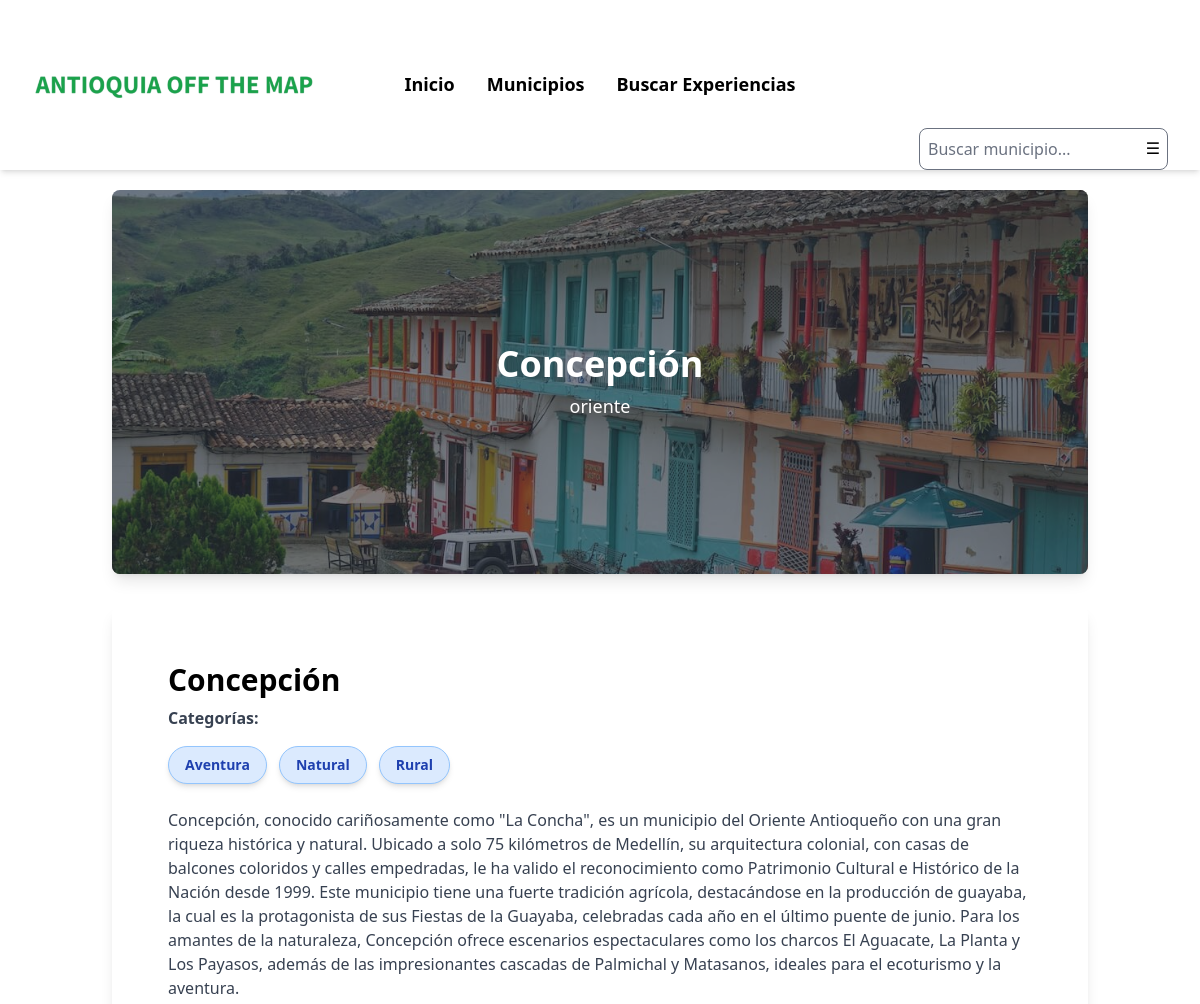
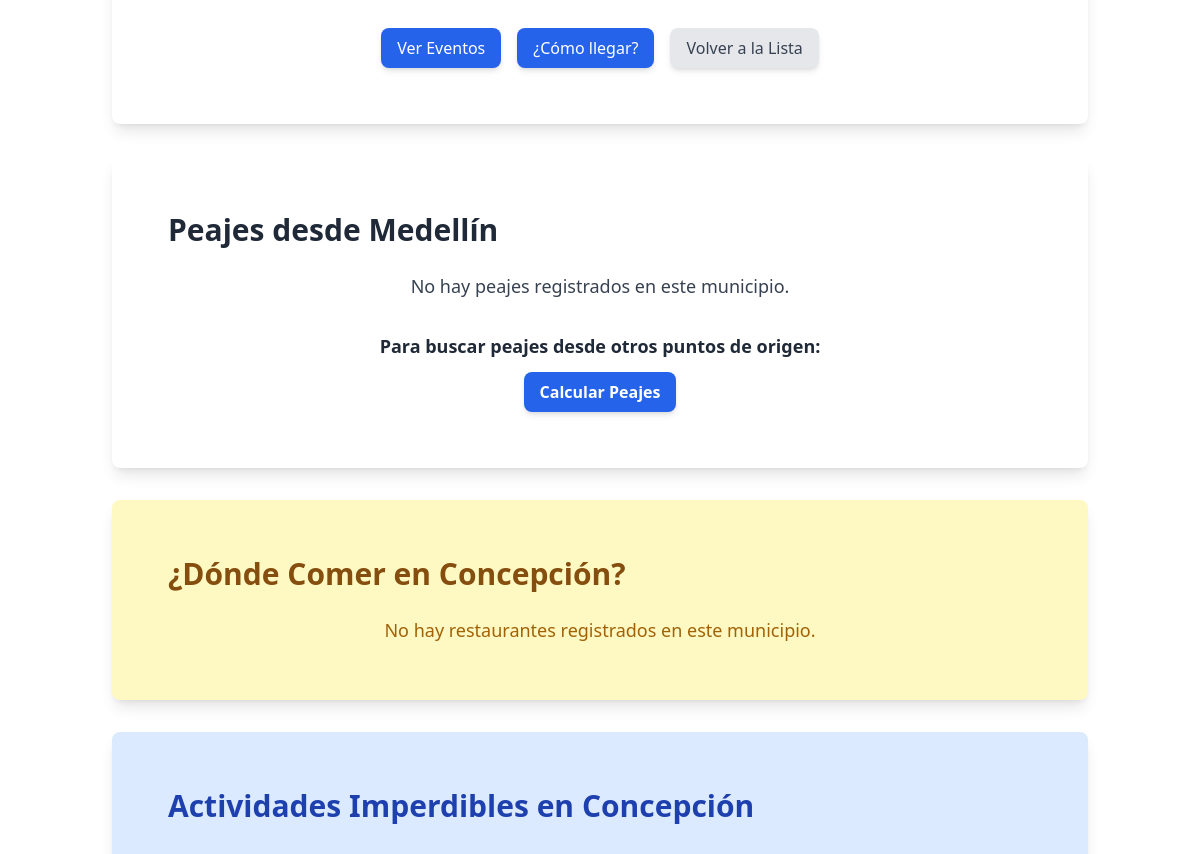
The page /municipalities/4/ (upper part) on the database as committed earlier (2 pictures, top to bottom).
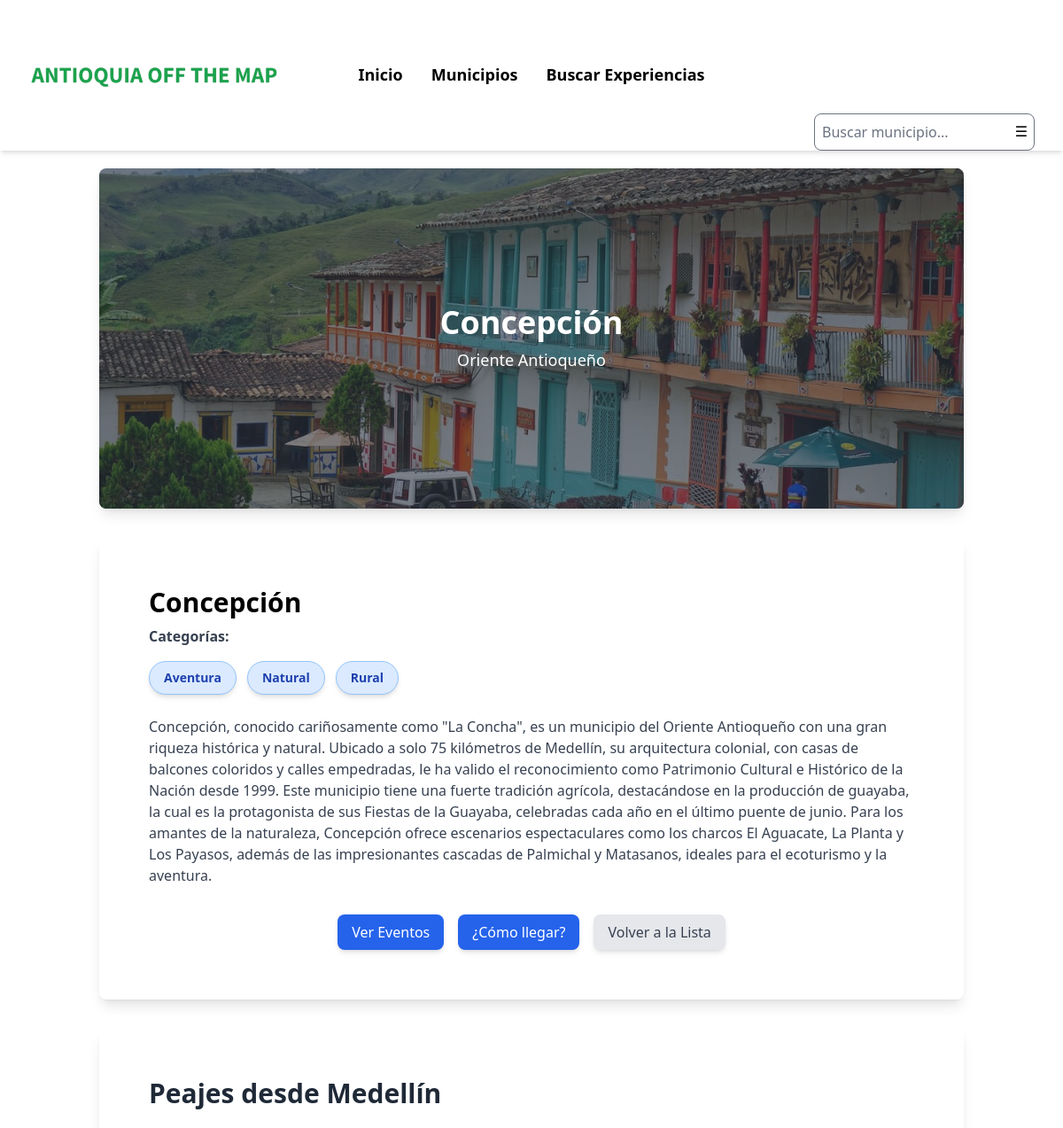
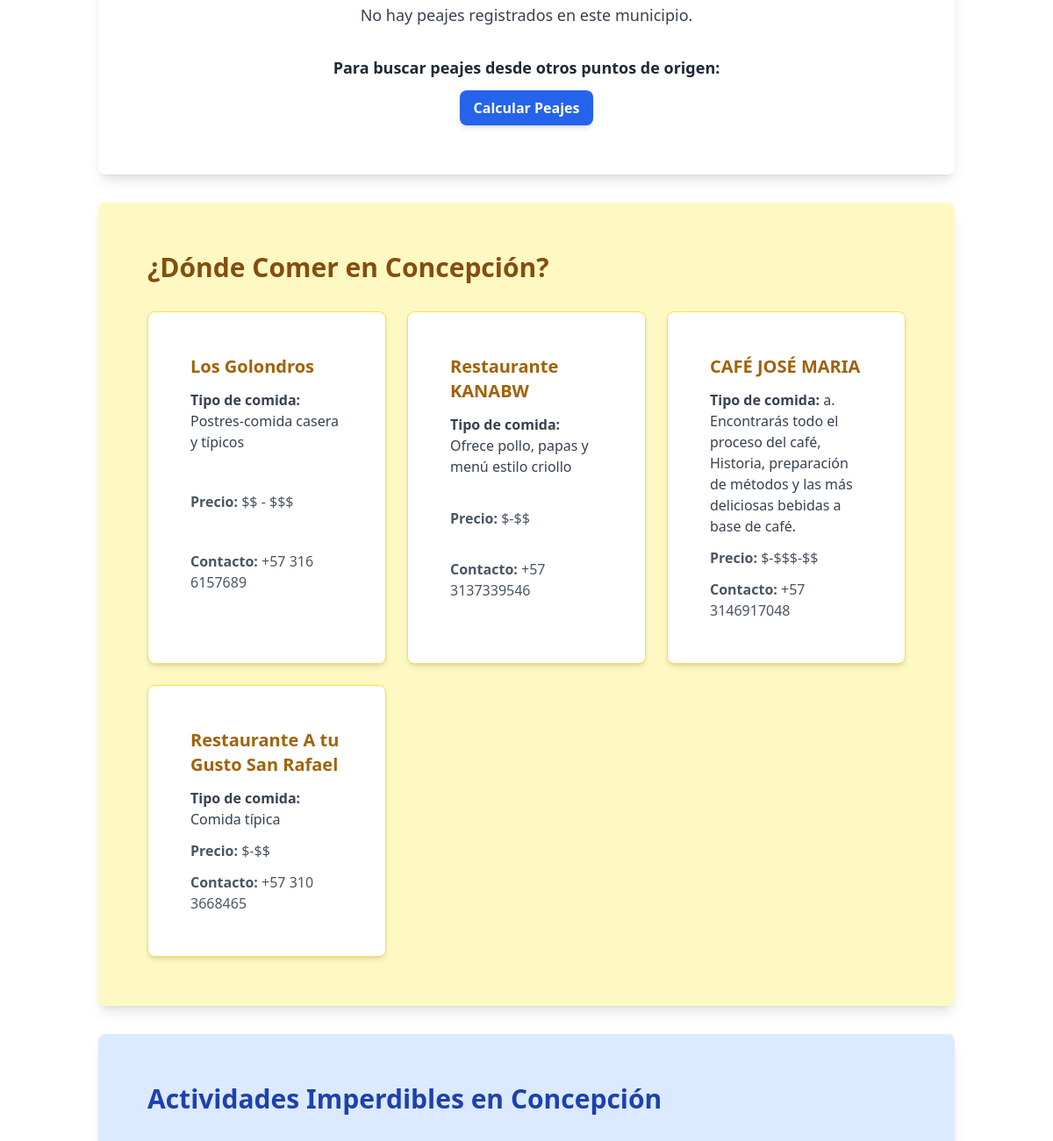
The same page on the database as committed later (2 pictures, top to bottom).
### destination/models.py (models this page shows, shortened)
class Municipality(models.Model):
    LOCATION_CHOICES = [
        ('Valle de Aburrá', 'Valle de Aburrá'),
        ('Oriente Antioqueño', 'Oriente Antioqueño'),
        ('Suroeste Antioqueño', 'Suroeste Antioqueño'),
        ('Occidente Antioqueño', 'Occidente Antioqueño'),
        ('Nordeste Antioqueño', 'Nordeste Antioqueño'),
        ('Norte Antioqueño', 'Norte Antioqueño'),
        ('Magdalena Medio Antioqueño', 'Magdalena Medio Antioqueño'),
        ('Bajo Cauca Antioqueño', 'Bajo Cauca Antioqueño'),
        ('Urabá Antioqueño', 'Urabá Antioqueño'),
    ]
    name = models.CharField(max_length=100, unique=True)
    description = models.TextField()
    categories = models.ManyToManyField(Category, related_name="municipalities")
    location = models.CharField(max_length=50, choices=LOCATION_CHOICES)
    image = models.ImageField(upload_to='destination/municipalities/', null=True, blank=True)

class Category(models.Model):
    name = models.CharField(max_length=50, unique=True)

class Restaurant(models.Model):
    name = models.CharField(max_length=255)
    location = models.CharField(max_length=255)
    price_range = models.CharField(max_length=255)
    cuisine_type = models.CharField(max_length=255)
    contact_info = models.CharField(max_length=255)
    municipality = models.ForeignKey(Municipality, on_delete=models.CASCADE, related_name='restaurants')

### destination/views.py (the view)
# urls.py: path('municipalities/<int:municipality_id>/', views.municipality_detail, name='municipality_detail'),
def municipality_detail(request, municipality_id):
    municipality = get_object_or_404(Municipality, id=municipality_id)
    accommodations = municipality.accommodations.all()
    restaurants = municipality.restaurants.all()
    activities = municipality.activities.all()
    toll = municipality.tolls.all() # FR18 Toll cost information
    return render(request, 'municipality_detail.html', {
        'municipality': municipality,
        'accommodations': accommodations,
        'restaurants': restaurants,
        'activities': activities,
        'toll': toll,
        "google_maps_api_key": settings.GOOGLE_MAPS_API_KEY # FR  Interactiv maps with routes
    })

### destination/context_processors.py (called while the page is built)
def common_data(request):
    categories = Category.objects.all()
    locations = Municipality.objects.values_list('location', flat=True).distinct()
    return {
        'categories': categories,
        'locations': locations,
    }

### destination/templates/municipality_detail.html (shortened to what the changed rows need)
{% extends 'base.html'%}
{% block content %}
<div class="max-w-5xl mx-auto px-6 py-5">
    <div class="hero h-96 rounded-lg shadow-lg overflow-hidden" style="background-image: url('{{ municipality.image.url }}');">
        <div class="hero-overlay bg-opacity-60"></div>
        <div class="hero-content text-center text-white">
            <div>
                <h1 class="text-4xl font-bold">{{ municipality.name }}</h1>
                <p class="mt-2 text-lg">{{ municipality.location }}</p>
            </div>
        </div>
    </div>
        <div class="card bg-white shadow-lg rounded-lg mt-8 p-6">
            <div class="card-body">
                <h2 class="card-title text-3xl font-bold">{{ municipality.name }}</h2>
                <h2 class="font-semibold text-gray-700">Categorías:</h2>
                <div class="flex flex-wrap gap-3 mt-2">
                    {% if municipality.categories.all %}
                        {% for cat in municipality.categories.all %}
                            <span class="inline-block rounded-full bg-blue-100 text-blue-800 px-4 py-2 text-sm font-semibold border border-blue-300 shadow-md">
                                {{ cat.name }}
                            </span>
                        {% endfor %}
                    {% else %}
                        <span class="text-gray-500">No hay categorías asignadas</span>
                    {% endif %}
                </div>
                <p class="text-gray-700 mt-4">{{ municipality.description }}</p>
                <div class="mt-6 flex space-x-4 justify-center">
                    <a href="{% url 'municipality_events' municipality.id %}" class="bg-blue-600 text-white px-4 py-2 rounded-lg shadow-md hover:bg-blue-700">Ver Eventos</a>
                    <button onclick="toggleMap()" class="bg-blue-600 text-white px-4 py-2 rounded-lg shadow-md hover:bg-blue-700">¿Cómo llegar?</button>
                    <a href="{% url 'municipality_name_list' %}" class="bg-gray-200 text-gray-700 px-4 py-2 rounded-lg shadow-md hover:bg-gray-300">Volver a la Lista</a>
                </div>
            </div>
        </div>
        <div class="card bg-white-100 shadow-lg rounded-lg mt-8 p-6">
            <div class="card-body">
                <h2 class="card-title text-3xl font-bold text-gray-800">Peajes desde Medellín</h2>
            </div>
        </div>
        <div class="card bg-yellow-100 shadow-lg rounded-lg mt-8 p-6">
            <div class="card-body">
                <h2 class="card-title text-3xl font-bold text-yellow-800">¿Dónde Comer en {{ municipality.name }}?</h2>
                {% if restaurants %}
                    <div class="grid grid-cols-1 sm:grid-cols-2 md:grid-cols-3 gap-6 mt-6">
                        {% for restaurant in restaurants %}
                            <div class="card bg-white shadow-md rounded-lg p-4 border border-yellow-300">
                                <div class="card-body">
                                    <h3 class="text-xl font-semibold text-yellow-700">{{ restaurant.name }}</h3>
                                    <p class="mt-1 text-gray-700">
                                        <span class="font-semibold">Tipo de comida:</span> {{ restaurant.cuisine_type }}
                                    </p>
                                    <p class="mt-1 text-gray-600">
                                        <span class="font-semibold">Precio:</span> {{ restaurant.price_range }}
                                    </p>
                                    <p class="mt-1 text-gray-600">
                                        <span class="font-semibold">Contacto:</span> {{ restaurant.contact_info|default:"No disponible" }}
                                    </p>
                                </div>
                            </div>
                        {% endfor %}
                    </div>
                {% else %}
                    <p class="text-center text-lg text-yellow-700 mt-4">No hay restaurantes registrados en este municipio.</p>
                {% endif %}
            </div>
        </div>
        <div class="card bg-blue-100 shadow-lg rounded-lg mt-8 p-6">
            <div class="card-body">
                <h2 class="card-title text-3xl font-bold text-blue-800">Actividades Imperdibles en {{ municipality.name }}</h2>
            </div>
        </div>
</div>
{% endblock %}

Rows that differ between the two databases and show on the page:
changed Municipality "Concepción": location "oriente" → "Oriente Antioqueño"
added Restaurant: name "Los Golondros", cuisine_type "Postres-comida casera y típicos", price_range "$$ - $$$", contact_info "+57 316 6157689"
added Restaurant: name "Restaurante KANABW", cuisine_type "Ofrece pollo, papas y menú estilo criollo", price_range "$-$$", contact_info "+57 3137339546"
added Restaurant: name "CAFÉ JOSÉ MARIA", cuisine_type "a. Encontrarás todo el proceso del café, Historia, preparación de métodos y las más deliciosas bebidas a base de café.", price_range "$-$$$-$$", contact_info "+57 3146917048"
added Restaurant: name "Restaurante A tu Gusto San Rafael", cuisine_type "Comida típica", price_range "$-$$", contact_info "+57 310 3668465"
Other text that changed with them:
text no longer shown: "No hay restaurantes registrados en este municipio."
